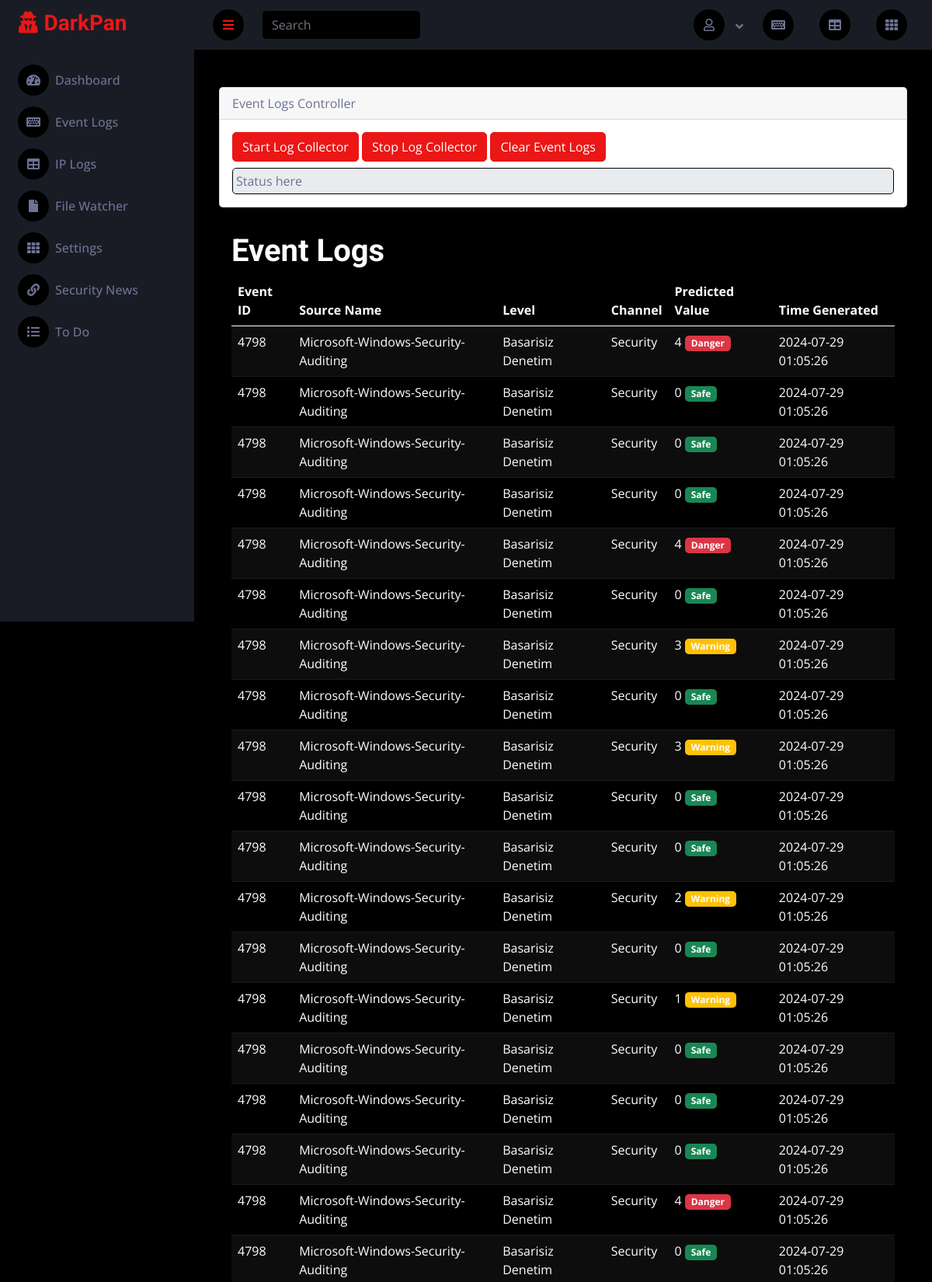
The app's page /eventlog (upper part) with its own data.
### sec/models.py (models this page shows, shortened)
class Events(models.Model):
    ID = models.AutoField(primary_key=True) # Field name made lowercase.
    EventID = models.IntegerField(db_column='EventID', blank=True, null=True)  # Field name made lowercase.
    SourceName = models.TextField(db_column='SourceName', blank=True, null=True)  # Field name made lowercase.
    Level = models.TextField(db_column='Level', blank=True, null=True)  # Field name made lowercase.
    Channel = models.TextField(db_column='Channel', blank=True, null=True)  # Field name made lowercase.
    Message = models.TextField(db_column='Message', blank=True, null=True)  # Field name made lowercase.
    PredictedValue = models.TextField(db_column='PredictedValue', blank=True, null=True)  # Field name made lowercase. This field type is a guess.
    TimeGenerated = models.TextField(db_column='TimeGenerated', blank=True, null=True)  # Field name made lowercase.
    class Meta:
        managed = True
        db_table = 'events'

### sec/views.py (the view)
# urls.py: path("eventlog", views.eventlog, name="eventlog"),
def eventlog(request):
    event_logs = Events.objects.all()  # Fetch all records from EventLog table
    return render(request, 'eventlog.html', {'event_logs': event_logs})

### templates/eventlog.html (shortened to what this page needs)
{% extends "base.html" %}
{% block content %}
{% include 'partials/_eventlog.html' %}
<div class="container-fluid pt-4 px-4">
    <div class="row g-4">
        <div class="container-fluid">
            <h1 class="">Event Logs</h1>
            <table class="table table-dark table-striped">
                <thead>
                    <tr>
                        <th>Event ID</th>
                        <th>Source Name</th>
                        <th>Level</th>
                        <th>Channel</th>
                        <th>Predicted Value</th>
                        <th>Time Generated</th>
                    </tr>
                </thead>
                <tbody>
                    {% for event in event_logs %}
                    <tr>
                        <td>{{ event.EventID }}</td>
                        <td>{{ event.SourceName }}</td>
                        <td>{{ event.Level }}</td>
                        <td>{{ event.Channel }}</td>
                        <td>
                            {{ event.PredictedValue }}
                            {% if event.PredictedValue == 0 %}
                            <span class="badge bg-success">Safe</span>
                            {% elif event.PredictedValue >= 1 and event.PredictedValue <= 3 %} <span
                                class="badge bg-warning">Warning</span>
                                {% elif event.PredictedValue >= 4 and event.PredictedValue <= 5 %} <span
                                    class="badge bg-danger">Danger</span>
                                    {% endif %}
                        </td>
                        <td>{{ event.TimeGenerated }}</td>
                    </tr>
                    {% empty %}
                    <tr>
                        <td colspan="7">No event logs found.</td>
                    </tr>
                    {% endfor %}
                </tbody>
            </table>
        </div>
    </div>
</div>
{% endblock %}

### static/css/style.css (style rules this page uses)
:root { --primary: #EB1616; --secondary: #191C24; --light: #6C7293; --dark: #000000; }

### records on screen
Events: EventID "4798", SourceName "Microsoft-Windows-Security-Auditing", Level "Basarisiz Denetim", Channel "Security", PredictedValue "4", shows "Danger", TimeGenerated "2024-07-29 01:05:26"
Events: EventID "4798", SourceName "Microsoft-Windows-Security-Auditing", Level "Basarisiz Denetim", Channel "Security", PredictedValue "0", shows "Safe", TimeGenerated "2024-07-29 01:05:26"
Events: EventID "4798", SourceName "Microsoft-Windows-Security-Auditing", Level "Basarisiz Denetim", Channel "Security", PredictedValue "0", shows "Safe", TimeGenerated "2024-07-29 01:05:26"
Events: EventID "4798", SourceName "Microsoft-Windows-Security-Auditing", Level "Basarisiz Denetim", Channel "Security", PredictedValue "0", shows "Safe", TimeGenerated "2024-07-29 01:05:26"
Events: EventID "4798", SourceName "Microsoft-Windows-Security-Auditing", Level "Basarisiz Denetim", Channel "Security", PredictedValue "4", shows "Danger", TimeGenerated "2024-07-29 01:05:26"
Events: EventID "4798", SourceName "Microsoft-Windows-Security-Auditing", Level "Basarisiz Denetim", Channel "Security", PredictedValue "0", shows "Safe", TimeGenerated "2024-07-29 01:05:26"
Events: EventID "4798", SourceName "Microsoft-Windows-Security-Auditing", Level "Basarisiz Denetim", Channel "Security", PredictedValue "3", shows "Warning", TimeGenerated "2024-07-29 01:05:26"
Events: EventID "4798", SourceName "Microsoft-Windows-Security-Auditing", Level "Basarisiz Denetim", Channel "Security", PredictedValue "0", shows "Safe", TimeGenerated "2024-07-29 01:05:26"
Events: EventID "4798", SourceName "Microsoft-Windows-Security-Auditing", Level "Basarisiz Denetim", Channel "Security", PredictedValue "3", shows "Warning", TimeGenerated "2024-07-29 01:05:26"
Events: EventID "4798", SourceName "Microsoft-Windows-Security-Auditing", Level "Basarisiz Denetim", Channel "Security", PredictedValue "0", shows "Safe", TimeGenerated "2024-07-29 01:05:26"
Events: EventID "4798", SourceName "Microsoft-Windows-Security-Auditing", Level "Basarisiz Denetim", Channel "Security", PredictedValue "0", shows "Safe", TimeGenerated "2024-07-29 01:05:26"
Events: EventID "4798", SourceName "Microsoft-Windows-Security-Auditing", Level "Basarisiz Denetim", Channel "Security", PredictedValue "2", shows "Warning", TimeGenerated "2024-07-29 01:05:26"
Events: EventID "4798", SourceName "Microsoft-Windows-Security-Auditing", Level "Basarisiz Denetim", Channel "Security", PredictedValue "0", shows "Safe", TimeGenerated "2024-07-29 01:05:26"
Events: EventID "4798", SourceName "Microsoft-Windows-Security-Auditing", Level "Basarisiz Denetim", Channel "Security", PredictedValue "1", shows "Warning", TimeGenerated "2024-07-29 01:05:26"
Events: EventID "4798", SourceName "Microsoft-Windows-Security-Auditing", Level "Basarisiz Denetim", Channel "Security", PredictedValue "0", shows "Safe", TimeGenerated "2024-07-29 01:05:26"
Events: EventID "4798", SourceName "Microsoft-Windows-Security-Auditing", Level "Basarisiz Denetim", Channel "Security", PredictedValue "0", shows "Safe", TimeGenerated "2024-07-29 01:05:26"
Events: EventID "4798", SourceName "Microsoft-Windows-Security-Auditing", Level "Basarisiz Denetim", Channel "Security", PredictedValue "0", shows "Safe", TimeGenerated "2024-07-29 01:05:26"
Events: EventID "4798", SourceName "Microsoft-Windows-Security-Auditing", Level "Basarisiz Denetim", Channel "Security", PredictedValue "4", shows "Danger", TimeGenerated "2024-07-29 01:05:26"
Events: EventID "4798", SourceName "Microsoft-Windows-Security-Auditing", Level "Basarisiz Denetim", Channel "Security", PredictedValue "0", shows "Safe", TimeGenerated "2024-07-29 01:05:26"
